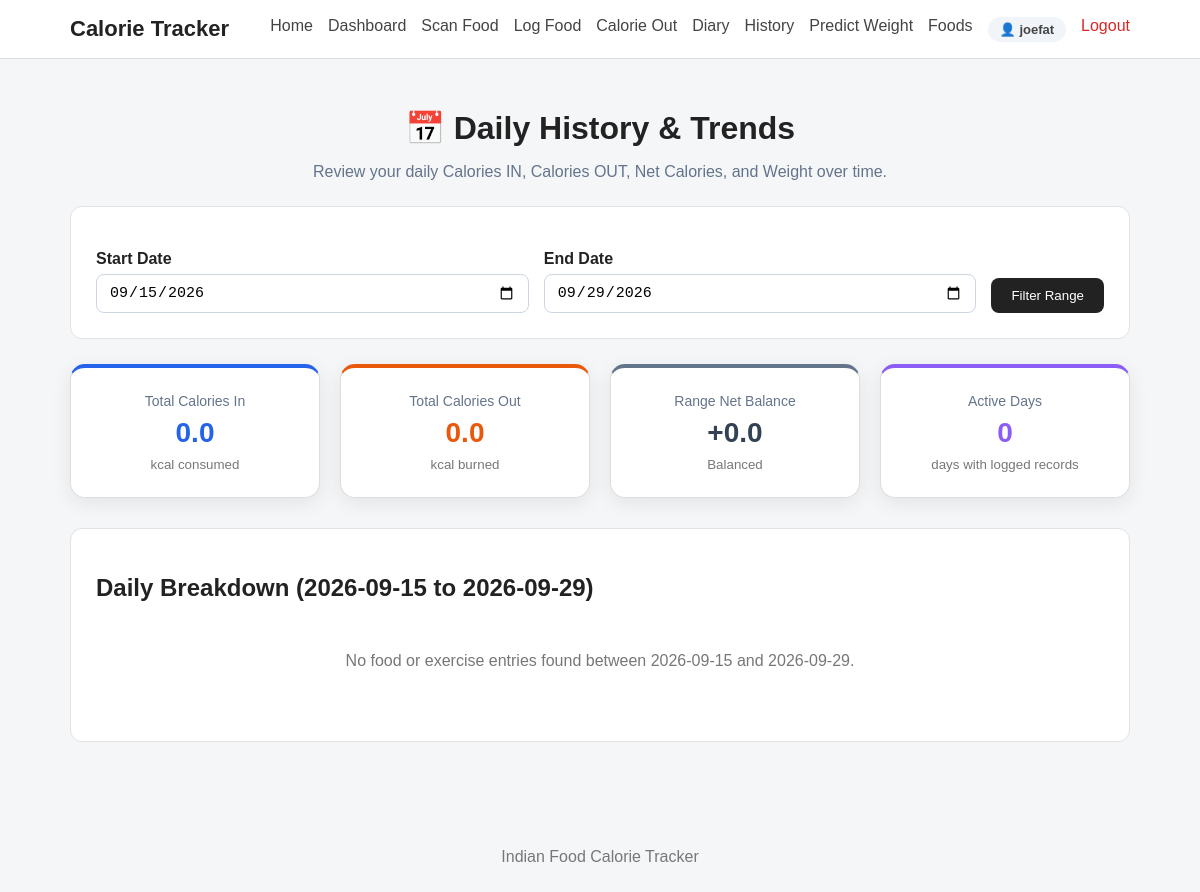
Before: /history (signed in) with the older database file.
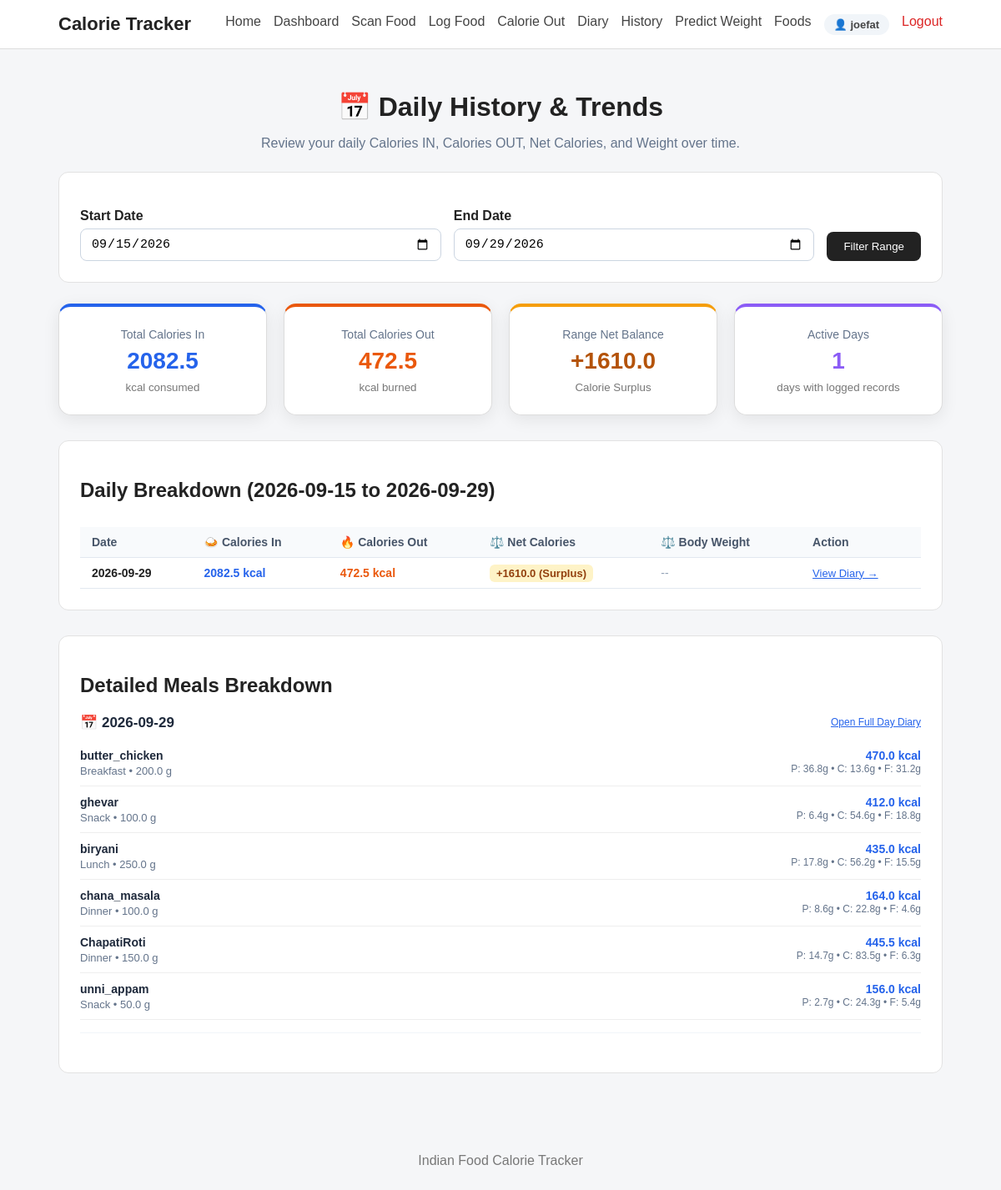
After: the same page with the newer database file.
### tables this page shows
CREATE TABLE calorie_in_records (
            id INTEGER PRIMARY KEY AUTOINCREMENT,
            user_id INTEGER NOT NULL,
            dish_name TEXT NOT NULL,
            quantity REAL NOT NULL,
            meal_type TEXT,
            calories REAL DEFAULT 0.0,
            carbohydrates REAL DEFAULT 0.0,
            protein REAL DEFAULT 0.0,
            fats REAL DEFAULT 0.0,
            free_sugar REAL DEFAULT 0.0,
            fibre REAL DEFAULT 0.0,
            sodium REAL DEFAULT 0.0,
            calcium REAL DEFAULT 0.0,
            iron REAL DEFAULT 0.0,
            vitamin_c REAL DEFAULT 0.0,
            folate REAL DEFAULT 0.0,
            notes TEXT DEFAULT '',
            recorded_date TEXT NOT NULL,
            recorded_time TEXT,
            created_at TIMESTAMP DEFAULT CURRENT_TIMESTAMP,
            FOREIGN KEY (user_id) REFERENCES users(id) ON DELETE CASCADE
        );

### app.py (the view)
@app.route(
    "/history",
    methods=["GET", "POST"]
)
@login_required
def history():
    user_id = session.get("user_id")
    if request.method == "POST":
        start_date = request.form.get("start_date", "").strip()
        end_date = request.form.get("end_date", "").strip()
    else:
        start_date = request.args.get("start_date", "").strip()
        end_date = request.args.get("end_date", "").strip()
    today = datetime.now()
    if not start_date and not end_date:
        end_date = today.strftime("%Y-%m-%d")
        start_date = (today - timedelta(days=14)).strftime("%Y-%m-%d")
    elif not start_date:
        start_date = (today - timedelta(days=14)).strftime("%Y-%m-%d")
    elif not end_date:
        end_date = today.strftime("%Y-%m-%d")
    try:
        start = datetime.strptime(start_date, "%Y-%m-%d")
        end = datetime.strptime(end_date, "%Y-%m-%d")
    except ValueError:
        flash("Please enter valid dates (YYYY-MM-DD).", "error")
        return redirect(url_for("history"))
    if start > end:
        flash("Start date must be before or equal to end date.", "error")
        return redirect(url_for("history"))
    daily_history = get_user_history_daily(user_id, start_date, end_date, order="DESC")
    entries = get_diary_range_user(user_id, start_date, end_date)
    grouped = group_by_date(entries)
    totals = calculate_totals(entries)
    total_in = float(totals.get("Calories (kcal)", 0.0))
    total_burned = float(sum(d["calories_out"] for d in daily_history))
    total_net = round(total_in - total_burned, 1)
    return render_template(
        "history.html",
        entries=entries,
        grouped=grouped,
        totals=totals,
        daily_history=daily_history,
        total_in=round(total_in, 1),
        total_burned=round(total_burned, 1),
        total_net=total_net,
        start_date=start_date,
        end_date=end_date
    )

### app.py (called while the page is built)
def login_required(view_func):
    @wraps(view_func)
    def wrapped_view(*args, **kwargs):
        if not session.get("user_id"):
            flash("Please log in to access this page.", "error")
            return redirect(url_for("login", next=request.path))
        return view_func(*args, **kwargs)
    return wrapped_view

@app.context_processor
def inject_user():
    user_id = session.get("user_id")
    if user_id:
        user = get_user_by_id(user_id)
        if user:
            return {"current_user": user, "logged_in": True}
    return {"current_user": None, "logged_in": False}

### database.py (called while the page is built)
def get_connection():
    connection = sqlite3.connect(
        DATABASE_PATH
    )
    connection.row_factory = sqlite3.Row
    connection.execute("PRAGMA foreign_keys = ON")
    return connection

def get_user_by_id(user_id):
    connection = get_connection()
    cursor = connection.cursor()
    cursor.execute("SELECT * FROM users WHERE id = ?", (user_id,))
    user = cursor.fetchone()
    connection.close()
    return user

### services/diary_service.py (called while the page is built)
def get_diary_range_user(user_id, start_date, end_date):
    if not user_id:
        return []
    return get_calorie_in_range(user_id, start_date, end_date)

### templates/history.html (shortened to what the changed rows need)
{% extends "base.html" %}
{% block content %}
<div class="page-header" style="text-align: center; margin-bottom: 25px;">
    <h1>📅 Daily History &amp; Trends</h1>
</div>
<div class="summary-grid" style="margin-bottom: 30px;">
    <div class="summary-card" style="border-top: 4px solid #2563eb;">
        <span style="color: #64748b; font-size: 14px;">Total Calories In</span>
        <strong style="color: #2563eb; font-size: 28px; margin: 8px 0;">
            {{ "%.1f"|format(total_in) }}
        </strong>
        <small>kcal consumed</small>
    </div>
    <div class="summary-card" style="border-top: 4px solid #ea580c;">
        <span style="color: #64748b; font-size: 14px;">Total Calories Out</span>
        <strong style="color: #ea580c; font-size: 28px; margin: 8px 0;">
            {{ "%.1f"|format(total_burned) }}
        </strong>
        <small>kcal burned</small>
    </div>
    <div class="summary-card" style="border-top: 4px solid {% if total_net > 0 %}#f59e0b{% elif total_net < 0 %}#10b981{% else %}#64748b{% endif %};">
        <span style="color: #64748b; font-size: 14px;">Range Net Balance</span>
        <strong style="color: {% if total_net > 0 %}#b45309{% elif total_net < 0 %}#047857{% else %}#334155{% endif %}; font-size: 28px; margin: 8px 0;">
            {{ "%+.1f"|format(total_net) }}
        </strong>
        <small>
            {% if total_net > 0 %}
                Calorie Surplus
            {% elif total_net < 0 %}
                Calorie Deficit
            {% else %}
                Balanced
            {% endif %}
        </small>
    </div>
    <div class="summary-card" style="border-top: 4px solid #8b5cf6;">
        <span style="color: #64748b; font-size: 14px;">Active Days</span>
        <strong style="color: #8b5cf6; font-size: 28px; margin: 8px 0;">
            {{ daily_history|length }}
        </strong>
        <small>days with logged records</small>
    </div>
</div>
<div class="card" style="margin-bottom: 30px;">
    <h2>Daily Breakdown ({{ start_date }} to {{ end_date }})</h2>
    {% if daily_history %}
        <div style="overflow-x: auto;">
            <table class="styled-table">
                <thead>
                    <tr>
                        <th>Date</th>
                        <th>🍛 Calories In</th>
                        <th>🔥 Calories Out</th>
                        <th>⚖️ Net Calories</th>
                        <th>⚖️ Body Weight</th>
                        <th>Action</th>
                    </tr>
                </thead>
                <tbody>
                    {% for row in daily_history %}
                    <tr>
                        <td><strong>{{ row.date }}</strong></td>
                        <td style="color: #2563eb; font-weight: 600;">
                            {{ "%.1f"|format(row.calories_in) }} kcal
                        </td>
                        <td style="color: #ea580c; font-weight: 600;">
                            {{ "%.1f"|format(row.calories_out) }} kcal
                        </td>
                        <td>
                            {% if row.net_calories > 0 %}
                                <span style="background: #fef3c7; color: #92400e; padding: 3px 8px; border-radius: 6px; font-weight: 600; font-size: 13px;">
                                    +{{ "%.1f"|format(row.net_calories) }} (Surplus)
                                </span>
                            {% elif row.net_calories < 0 %}
                                <span style="background: #d1fae5; color: #065f46; padding: 3px 8px; border-radius: 6px; font-weight: 600; font-size: 13px;">
                                    {{ "%.1f"|format(row.net_calories) }} (Deficit)
                                </span>
                            {% else %}
                                <span style="background: #f1f5f9; color: #475569; padding: 3px 8px; border-radius: 6px; font-weight: 600; font-size: 13px;">
                                    0.0 (Balanced)
                                </span>
                            {% endif %}
                        </td>
                        <td>
                            {% if row.weight_kg is not none %}
                                <strong style="color: #7c3aed;">{{ "%.1f"|format(row.weight_kg) }} kg</strong>
                            {% else %}
                                <span style="color: #94a3b8;">--</span>
                            {% endif %}
                        </td>
                        <td>
                            <a href="{{ url_for('diary_date', date=row.date) }}" style="color: #2563eb; font-size: 13px; text-decoration: underline;">
                                View Diary &rarr;
                            </a>
                        </td>
                    </tr>
                    {% endfor %}
                </tbody>
            </table>
        </div>
    {% else %}
        <p class="empty-message" style="padding: 30px 20px;">
            No food or exercise entries found between {{ start_date }} and {{ end_date }}.
        </p>
    {% endif %}
</div>
{% if grouped %}
<div class="card">
    <h2>Detailed Meals Breakdown</h2>
    {% for date_key, date_entries in grouped.items() %}
    <div style="margin-bottom: 22px; border-bottom: 1px solid #f1f5f9; padding-bottom: 15px;">
        <div style="display: flex; justify-content: space-between; align-items: center; margin-bottom: 10px;">
            <h3 style="margin: 0; font-size: 17px; color: #1e293b;">
                📅 {{ date_key }}
            </h3>
            <a href="{{ url_for('diary_date', date=date_key) }}" style="font-size: 12px; color: #2563eb; text-decoration: underline;">
                Open Full Day Diary
            </a>
        </div>
        {% for entry in date_entries %}
        <div class="diary-entry" style="padding: 10px 0;">
            <div>
                <strong style="color: #1e293b; font-size: 14px;">{{ entry.dish_name }}</strong>
                <p style="margin: 2px 0 0; color: #64748b; font-size: 13px;">
                    {{ entry.meal_type|capitalize }} &bull; {{ entry.weight }} g
                </p>
            </div>
            <div style="text-align: right;">
                <strong style="color: #2563eb; font-size: 14px;">
                    {{ "%.1f"|format(entry.nutrition["Calories (kcal)"]) }} kcal
                </strong>
                <small style="display: block; color: #64748b; font-size: 12px;">
                    P: {{ "%.1f"|format(entry.nutrition["Protein (g)"]) }}g &bull;
                    C: {{ "%.1f"|format(entry.nutrition["Carbohydrates (g)"]) }}g &bull;
                    F: {{ "%.1f"|format(entry.nutrition["Fats (g)"]) }}g
                </small>
            </div>
        </div>
        {% endfor %}
    </div>
    {% endfor %}
</div>
{% endif %}
{% endblock %}

Changed rows visible on the page:
added calorie_in_records: recorded_date "2026-09-29", dish_name "butter_chicken", meal_type "Breakfast", weight "200.0", calories "470.0", protein "36.8", carbohydrates "13.6", fats "31.2"
added calorie_in_records: dish_name "ghevar", meal_type "Snack", weight "100.0", calories "412.0", protein "6.4", carbohydrates "54.6", fats "18.8", shown under "2026-09-29"
added calorie_in_records: dish_name "biryani", meal_type "Lunch", weight "250.0", calories "435.0", protein "17.8", carbohydrates "56.2", fats "15.5", shown under "2026-09-29"
added calorie_in_records: dish_name "chana_masala", meal_type "Dinner", weight "100.0", calories "164.0", protein "8.6", carbohydrates "22.8", fats "4.6", shown under "2026-09-29"
added calorie_in_records: dish_name "ChapatiRoti", meal_type "Dinner", weight "150.0", calories "445.5", protein "14.7", carbohydrates "83.5", fats "6.3", shown under "2026-09-29"
added calorie_in_records: dish_name "unni_appam", meal_type "Snack", weight "50.0", calories "156.0", protein "2.7", carbohydrates "24.3", fats "5.4", shown under "2026-09-29"
Other visible differences:
{{ "%.1f"|format(total_in) }}: "0.0" → "2082.5"
{{ "%.1f"|format(total_burned) }}: "0.0" → "472.5"
{{ "%+.1f"|format(total_net) }}: "+0.0" → "+1610.0"
{{ daily_history|length }}: "0" → "1"
{{ start_date }}: "2026-09-15" → (not shown)
{{ end_date }}: "2026-09-29" → (not shown)
text no longer shown: "Balanced No food or exercise entries found between and ."
text now shown: "Calorie Surplus Date 🍛 Calories In 🔥 Calories Out ⚖️ Net Calories ⚖️ Body Weight Action Detailed Meals Breakdown"
new list line: "2026-09-29 2082.5 kcal 472.5 kcal + 1610.0 (Surplus) -- View Diary →"
